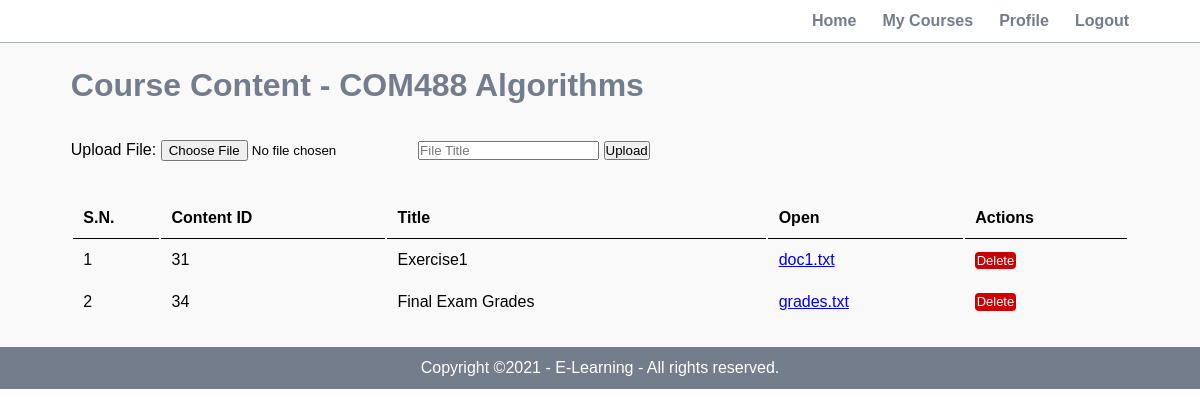
/teacher/course_content.php?course_id=34&course_code=COM488&course_name=Algorithms (signed in), run on the app's committed database.
### tables this page shows
CREATE TABLE `course_content` (
  `id` int(10) UNSIGNED NOT NULL,
  `course_code` varchar(50) NOT NULL,
  `file_name` varchar(255) NOT NULL,
  `title` varchar(255) NOT NULL
);

### teacher/course_content.php (the view, shortened to what this page needs)
<?php include('partials/menu.php');
    echo $course_id = $_GET['course_id'];
    echo $course_code = $_GET['course_code'];
    $course_name = $_GET['course_name'];
?>
<div class="main-content">
    <div class="wrapper">
        <h1>Course Content - <?php echo $course_code . " " . $course_name;?></h1>
        <br><br>
        <form action="" method="post" enctype="multipart/form-data">
            Upload File:
            <input type="file" name="file">
            <input type="text" name="title" placeholder="File Title">
            <input type="submit" name="save" value="Upload">
        </form>
        <br><br>
        <table class="tbl-full">
            <tr>
                <th>S.N.</th>
                <th>Content ID</th>
                <th>Title</th>
                <th>Open</th>
                <th>Actions</th>
            </tr>
        <?php
            $sql = "SELECT * FROM course_content WHERE course_code = '$course_code'";
            $res = mysqli_query($conn, $sql);
            if($res==TRUE){
                $count = mysqli_num_rows($res);
                $sn=1;
                if($count > 0){
                    while($rows = mysqli_fetch_assoc($res)){
                        $title = $rows['title'];
                        $filename = $rows['file_name'];
                        $content_id = $rows['id'];
                        ?>
                            <tr>
                                <td><?php echo $sn++; ?></td>
                                <td><?php echo $content_id; ?></td>
                                <td><?php echo $title; ?></td>
                                <td><a href="../uploads/<?php echo $filename; ?>"><?php echo $filename; ?></a></td>
                                <td><a href="<?php echo SITEURL;?>teacher/delete-content.php?id=<?php echo $content_id; ?>&course_id=<?php echo $course_id;?>&course_code=<?php echo $course_code;?>" class="btn btn-danger">Delete</a></td>
                            </tr>
                        <?php
                    }
                }
                else{
                    ?>
                    <tr>
                        <td>No file added.</td>
                    </tr>
                    <?php
                }
            }
        ?>
        </table>
    </div>
</div>
<?php include('partials/footer.php'); ?>

### css/student.css (style rules this page uses)
* { margin: 0; padding: 0; font-family: Arial, Helvetica, sans-serif; }
.wrapper { padding: 1%; width: 90%; margin: 0 auto; }
.wrapper h1 { color: #747d8c; }
.btn { border-radius: 4px; text-decoration: none; padding: 1%; color: white; font-size: 13px; }
.btn-danger { background-color: #CC0000; }
.tbl-full { width: 100%; }
table tr th { border-bottom: 1px solid black; padding: 1%; text-align: left; }
table tr td { padding: 1%; }
.main-content { background-color: #f9f9f9; padding: 1%; }

### data on the page
course_content: id "31", title "Exercise1", file_name "doc1.txt"
course_content: id "34", title "Final Exam Grades", file_name "grades.txt"

### other printed values
$course_code "COM488"
$course_name "Algorithms"
